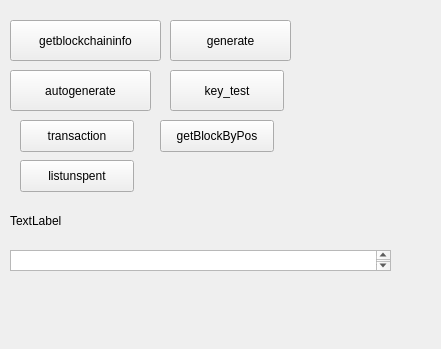
<?xml version="1.0" encoding="UTF-8"?>
<ui version="4.0">
 <class>Form_SuperNode_test</class>
 <widget class="QWidget" name="Form_SuperNode_test">
  <property name="geometry">
   <rect>
    <x>0</x>
    <y>0</y>
    <width>441</width>
    <height>349</height>
   </rect>
  </property>
  <property name="windowTitle">
   <string>Form</string>
  </property>
  <widget class="QPushButton" name="btn_getblockchaininfo">
   <property name="geometry">
    <rect>
     <x>10</x>
     <y>20</y>
     <width>151</width>
     <height>41</height>
    </rect>
   </property>
   <property name="locale">
    <locale language="English" country="UnitedStates"/>
   </property>
   <property name="text">
    <string>getblockchaininfo</string>
   </property>
  </widget>
  <widget class="QPushButton" name="btn_autogenerate">
   <property name="geometry">
    <rect>
     <x>10</x>
     <y>70</y>
     <width>141</width>
     <height>41</height>
    </rect>
   </property>
   <property name="locale">
    <locale language="English" country="UnitedStates"/>
   </property>
   <property name="text">
    <string>autogenerate</string>
   </property>
  </widget>
  <widget class="QPushButton" name="btn_key_test">
   <property name="geometry">
    <rect>
     <x>170</x>
     <y>70</y>
     <width>114</width>
     <height>41</height>
    </rect>
   </property>
   <property name="text">
    <string>key_test</string>
   </property>
  </widget>
  <widget class="QLabel" name="lb1">
   <property name="geometry">
    <rect>
     <x>10</x>
     <y>210</y>
     <width>291</width>
     <height>21</height>
    </rect>
   </property>
   <property name="text">
    <string>TextLabel</string>
   </property>
  </widget>
  <widget class="QPushButton" name="btn_getBlockByPos">
   <property name="geometry">
    <rect>
     <x>160</x>
     <y>120</y>
     <width>114</width>
     <height>32</height>
    </rect>
   </property>
   <property name="text">
    <string>getBlockByPos</string>
   </property>
  </widget>
  <widget class="QTextEdit" name="txt_info">
   <property name="geometry">
    <rect>
     <x>10</x>
     <y>250</y>
     <width>381</width>
     <height>21</height>
    </rect>
   </property>
  </widget>
  <widget class="QPushButton" name="btn_unspent">
   <property name="geometry">
    <rect>
     <x>20</x>
     <y>160</y>
     <width>114</width>
     <height>32</height>
    </rect>
   </property>
   <property name="text">
    <string>listunspent</string>
   </property>
  </widget>
  <widget class="QPushButton" name="btn_generate">
   <property name="geometry">
    <rect>
     <x>170</x>
     <y>20</y>
     <width>121</width>
     <height>41</height>
    </rect>
   </property>
   <property name="text">
    <string>generate</string>
   </property>
  </widget>
  <widget class="QPushButton" name="btn_transaction">
   <property name="geometry">
    <rect>
     <x>20</x>
     <y>120</y>
     <width>114</width>
     <height>32</height>
    </rect>
   </property>
   <property name="text">
    <string>transaction</string>
   </property>
  </widget>
 </widget>
 <resources/>
 <connections/>
</ui>
